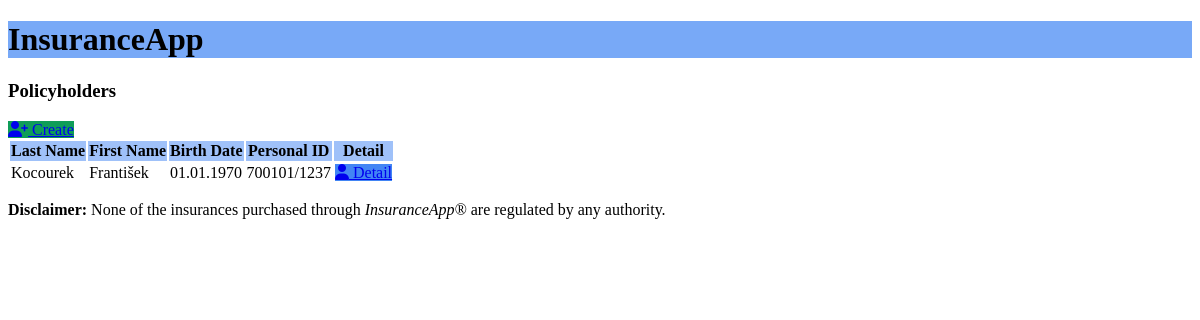
The app's page /, older data.
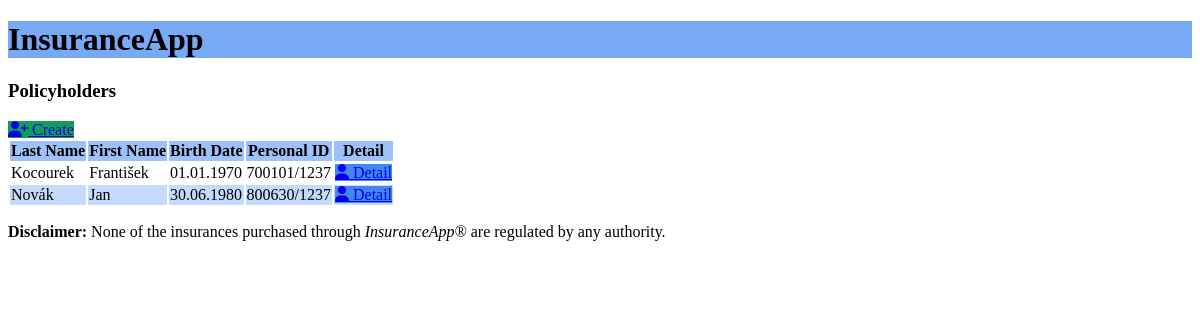
The same page, newer data.
### insuranceapp/models.py (models this page shows, shortened)
class Person(models.Model):
    first_name = models.CharField(max_length=50)
    last_name = models.CharField(max_length=50)
    birth_date = models.DateField()
    personal_identification_number = models.IntegerField(unique=True)
    street_and_reference_number = models.CharField(max_length=50)
    city = models.CharField(max_length=50)
    postal_code = models.IntegerField()
    class Meta:
        abstract = True
    @property
    def personal_identification_number_as_string(self):
        return f"{str(self.personal_identification_number)[:6]}/{str(self.personal_identification_number)[6:]}"

class Policyholder(Person):
    email = models.EmailField(unique=True)
    phone = models.IntegerField(unique=True)
    registration_date = models.DateField()

### insuranceapp/views.py (the view)
# urls.py: path("", views.PolicyholderListView.as_view()),
class PolicyholderListView(PolicyholderModelMixin, ListView):
    queryset = Policyholder.objects.order_by("last_name")

### insuranceapp/templates/insuranceapp/policyholder_list.html
{% extends "insuranceapp/base.html" %}
{% block content %}
    <h3>Policyholders</h3>
    <a class="button button-create" href="{% url 'insuranceapp:policyholder-create' %}">
        <i class="fa-solid fa-user-plus"></i>
        Create
    </a>
    {% if policyholder_list %}
        <table>
            <thead>
                <tr>
                    <th>Last Name</th>
                    <th>First Name</th>
                    <th>Birth Date</th>
                    <th>Personal ID</th>
                    <th>Detail</th>
                </tr>
            </thead>
            <tbody>
                {% for policyholder in policyholder_list %}
                    <tr>
                        <td>{{ policyholder.last_name }}</td>
                        <td>{{ policyholder.first_name }}</td>
                        <td>{{ policyholder.birth_date|date:"d.m.Y" }}</td>
                        <td>{{ policyholder.personal_identification_number_as_string }}</td>
                        <td>
                            <a class="button button-detail" href="{% url 'insuranceapp:policyholder-detail' policyholder.id %}">
                                <i class="fa-solid fa-user"></i>
                                Detail
                            </a>
                        </td>
                    </tr>
                {% endfor %}
            </tbody>
        </table>
    {% else %}
        <p><i>There are no registered policyholders yet.</i></p>
    {% endif %}
{% endblock content %}

### insuranceapp/templates/insuranceapp/base.html (shortened to what this page needs)
<!DOCTYPE html>
<html lang="en">
{% load static %}
<head>
    <link rel="stylesheet" href="https://cdn.simplecss.org/simple.min.css">
    <link rel="stylesheet" href="{% static 'insuranceapp/style.css' %}">
</head>
<body>
    <header>
        <h1>InsuranceApp</h1>
    </header>
    <main>
        {% block content %}{% endblock content %}
    </main>
    <footer>
        <p><b>Disclaimer:</b> None of the insurances purchased through <i>InsuranceApp&reg;</i> are regulated by any authority.</p>
    </footer>
</body>
</html>

### insuranceapp/static/insuranceapp/style.css (style rules this page uses)
header { background-color: #78A9F7 !important; }
th { background-color: #9FC1F9 !important; }
tr:nth-child(2) { background-color: #C5DAFC !important; }
.button-detail { background-color: #4285F4 !important; }
.button-create { background-color: #0F9D58 !important; }

Row changes from the older to the newer data that the page shows:
added Policyholder: last_name "Novák", first_name "Jan", birth_date "30.06.1980", personal_identification_number_as_string "800630/1237"
